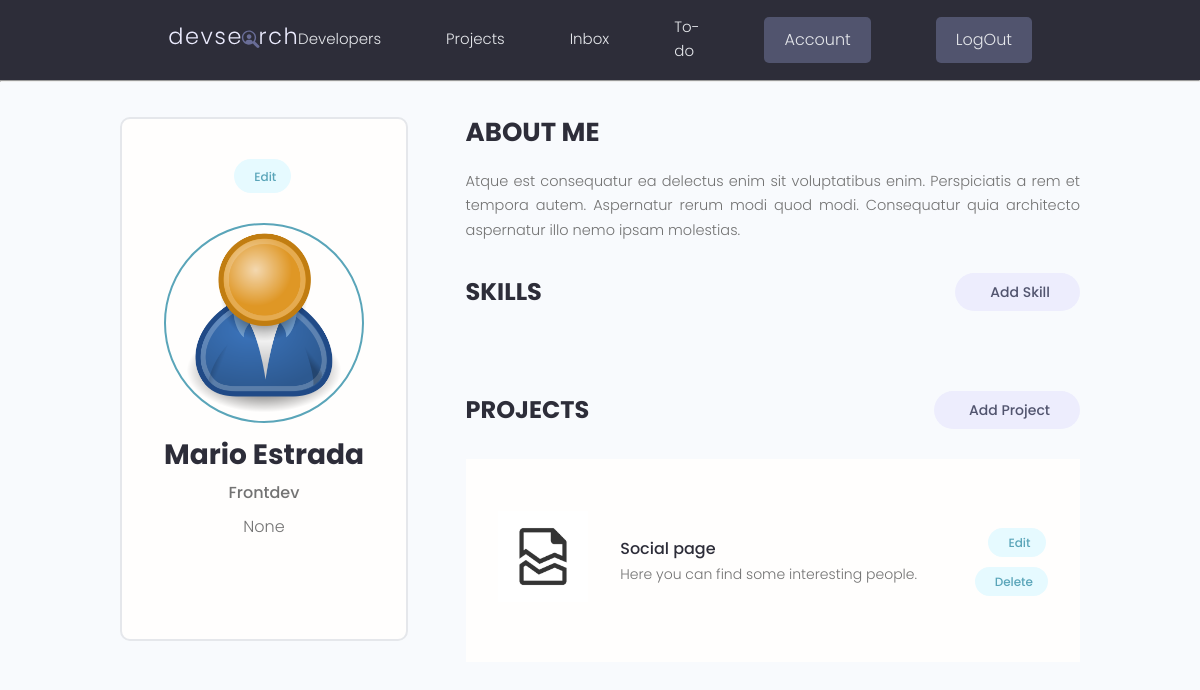
/account/ (signed in), run on the app's committed database.
### users/models.py (models this page shows, shortened)
class Profile(models.Model):
    user = models.OneToOneField(User, on_delete=models.CASCADE, null=True, blank=True)
    name = models.CharField(max_length=200, blank=True, null=True)
    email = models.EmailField(max_length=500, blank=True, null=True)
    username = models.CharField(max_length=200, blank=True, null=True)
    location = models.CharField(max_length=200, blank=True, null=True)
    short_intro = models.CharField(max_length=500, blank=True, null=True)
    bio = models.TextField(blank=True, null=True)
    profile_image = models.ImageField(blank=True, null=True, upload_to='profiles/', default='profiles/user-default.png')
    social_github = models.CharField(max_length=200, blank=True, null=True)
    social_x = models.CharField(max_length=200, blank=True, null=True)
    social_linkedin = models.CharField(max_length=200, blank=True, null=True)
    social_youtube = models.CharField(max_length=200, blank=True, null=True)
    social_website = models.CharField(max_length=200, blank=True, null=True)
    created = models.DateTimeField(auto_now_add=True)
    id = models.UUIDField(default=uuid.uuid4, unique=True, primary_key=True, editable=False)

### projects/models.py (models this page shows, shortened)
class Project(models.Model): #We inherance from models. Meaning we create a officiallly a django model
    owner = models.ForeignKey(Profile, on_delete= models.SET_NULL, null=True, blank = True)
    title = models.CharField(max_length=200)
    description = models.TextField(null=True, blank=True) #null is for the db. blanck is for django.
    featured_image = models.ImageField(null=True, blank=True, default = 'file-notfound.jpg')
    demo_link = models.CharField(max_length=1200, null=True, blank=True)
    source_link = models.CharField(max_length=1200, null=True, blank=True)
    tags = models.ManyToManyField('Tag', blank=True) #Is a string because the model Tag is below this model
    vote_total = models.IntegerField(default=0)
    vote_ratio = models.IntegerField(default=0)
    created = models.DateTimeField(auto_now_add=True)
    id = models.UUIDField(default=uuid.uuid4, unique=True, primary_key=True, editable=False)
    class Meta:
        ordering = ['-created']

### users/views.py (the view)
# urls.py: path('account/', views.userAccount, name = 'account'),
@login_required(login_url='login')
def userAccount(request):
    profile = request.user.profile #This happens because is 1 to 1 relationship
    skills = profile.skill_set.all()
    projects = profile.project_set.all()
    context = {'profile': profile, 'skills': skills, 'projects': projects}
    return render(request, 'users/account.html', context)

### users/templates/users/account.html (shortened to what this page needs)
{% extends 'main.html' %}
{% block content %}
  <main class="settingsPage profile my-md">
    <div class="container">
      <div class="layout">
        <div class="column column--1of3">
          <div class="card text-center">
            <div class="card__body dev">
              <a class="tag tag--pill tag--main settings__btn" href="{% url 'edit_account' %}"> Edit</a>
              <img class="avatar avatar--xl dev__avatar" src={{profile.profile_image.url}} />
              <h2 class="dev__name">{{profile.name}}</h2>
              <p class="dev__title">{{profile.short_intro}}</p>
              <p class="dev__location">{{profile.location}}</p>
            </div>
          </div>
        </div>
        <div class="column column--2of3">
          <div class="devInfo">
            <h3 class="devInfo__title">About Me</h3>
            <p class="devInfo__about">
              {{profile.bio}}
            </p>
          </div>
          <div class="settings">
            <h3 class="settings__title">Skills</h3>
            <a class="tag tag--pill tag--sub settings__btn tag--lg" href="{% url 'create_skill' %}"> Add Skill</a>
          </div>
          <div class="settings">
            <h3 class="settings__title">Projects</h3>
            <a class="tag tag--pill tag--sub settings__btn tag--lg" href="{% url 'create-project' %}"> Add Project</a>
          </div>
          <table class="settings__table">
            {% for project in projects %}
            <tr>
              <td class="settings__thumbnail">
                <a href="{% url 'single-project' project.id %}"><img src="{{project.featured_image.url}}" alt="Project Thumbnail" /></a>
              </td>
              <td class="settings__tableInfo">
                <a href="{% url 'single-project' project.id %}">{{project.title}}</a>
                <p>
                  {{project.description}}
                </p>
              </td>
              <td class="settings__tableActions">
                <a class="tag tag--pill tag--main settings__btn" href="{% url 'update-project' project.id %}"> Edit</a>
                <a class="tag tag--pill tag--main settings__btn" href="{% url 'delete-project' project.id %}?next=/account">
                  Delete</a>
              </td>
            </tr>
            {% endfor %}
          </table>
        </div>
      </div>
    </div>
  </main>
{% endblock content %}

### static/styles/app.css (style rules this page uses)
:root { --color-sub: #2d2d39; }
.card { border: 2px solid var(--color-light); }
img { width: 100%; }
.profile .card > .dev { padding: 4rem; }
.dev__avatar { display: block; margin: auto; }
.dev__name { color: var(--color-sub); font-size: 2.8rem; font-weight: 700; margin-top: 1rem; margin-bottom: 0.5rem; }
.dev__title { font-size: 1.6rem; font-weight: 500; line-height: 1.3; }
.dev__location { margin-top: 1rem; }
.devInfo { margin-bottom: 3rem; }
.devInfo__title, .devInfo__subtitle { font-size: 2.6rem; color: var(--color-sub); text-transform: uppercase; font-weight: 700; margin-bottom: 1.5rem; }
.devInfo__about, .devSkill__info { font-size: 1.45rem; line-height: 1.7; text-align: justify; }
.settingsPage .dev > .settings__btn { display: inline-block; margin-bottom: 3rem; }
.settings { display: flex; justify-content: space-between; align-items: center; }
.settings__title { font-size: 2.4rem; text-transform: uppercase; font-weight: 700; color: var(--color-sub); }
.settings__table { margin-top: 3rem; margin-bottom: 5rem; padding: 0 3rem; background: var(--color-white); }
.settings__table tr { width: 100%; }
.settings__table tr > td { padding: 2rem 0; }
.settings__thumbnail { width: 23%; min-width: 10rem; }
.settings__thumbnail img { padding-right: 3rem; height: 15rem; object-fit: contain; }
.settings__tableInfo { width: 100%; }
.settings__tableInfo h4, .settings__tableInfo a { padding-right: 1rem; width: auto; font-size: 1.6rem; font-weight: 500; color: var(--color-sub); }
.settings__tableInfo p { font-size: 1.4rem; }
.settings__tableActions { text-align: right; }

### static/uikit/app.css (style rules this page uses)
.layout { background: var(--color-main-light); }
.layout > .column, .grid > .column { color: var(--color-light); text-align: center; background: var(--color-main); }

### static/uikit/styles/modules/_variables.css (style rules this page uses)
:root { --color-main: #5aa5b9; --color-main-light: #e6faff; --color-sub: #3f4156; --color-sub-light: #51546e; --color-sub-lighter: #ededfd; --color-text: #737373; --color-gray: #8b8b8b; --color-light: #e5e7eb; --color-light-gray: #767676; --color-bg: #f8fafd; --color-white: #fffefd; --color-white-light: #f3f3f3; --color-success: #359e64; --color-success-bg: #def8e8; --color-error: #fc4b0b; --color-error-bg: #fff2ee; --font-base: 'Poppins', arial, helvetica, 'Segoe UI', roboto, ubuntu, sans-serif; --font-monospace: 'Fira Code', 'Courier New', courier, monospace; --font-regular: 300; --font-medium: 500; --font-bold: 700; --generic-shadow: 1px 1px 5px #00000010; --generic-transition: all 0.3s ease-in-out; }

### static/uikit/styles/modules/_base.css (style rules this page uses)
* { margin: 0; padding: 0; box-sizing: border-box; text-rendering: optimizeLegibility; color: inherit; font-size: inherit; }
html { font-size: 50%; }
@media only screen and (min-width: 480px) { html { font-size: 56.25%; } }
@media only screen and (min-width: 1200px) { html { font-size: 62.5%; } }
body { line-height: 1.6; font-weight: 400; font-size: 1.5rem; color: var(--color-text); background-color: var(--color-bg); min-height: 100vh; }

### static/uikit/styles/modules/_typography.css (style rules this page uses)
* { font-family: var(--font-base); }
h2 { font-size: 3.6rem; font-weight: var(--font-bold); }
h3 { font-size: 3.2rem; font-weight: var(--font-medium); }
p, span, strong { font-size: 1.6rem; color: var(--color-text); font-weight: var(--font-regular); }
a { padding-bottom: 2px; text-decoration: none; display: inline-block; color: var(--color-main); font-weight: var(--font-medium); }

### static/uikit/styles/modules/_utilities.css (style rules this page uses)
.container { width: 92%; max-width: 165rem; margin: 0 auto; box-sizing: border-box; }
@media screen and (min-width: 1000px) { .container { width: 90%; } }
@media screen and (min-width: 1200px) { .container { width: 80%; } }
.text-center { text-align: center; }
.my-md { margin: 3rem auto; }

### static/uikit/styles/modules/_avatar.css (style rules this page uses)
.avatar { border-radius: 50%; border: 2px solid var(--color-main); object-fit: cover; }
.avatar--xl { height: 20rem; width: 20rem; }

### static/uikit/styles/modules/_card.css (style rules this page uses)
.card { border-radius: 1rem; background-color: var(--color-white); border: 1.5px solid var(--color-light); width: auto; height: auto; margin-top: 0.5rem; margin-bottom: 0.5rem; overflow: hidden; }
.card__body, .card__header { padding: 2rem 2.5rem; }

### static/uikit/styles/modules/_layout.css (style rules this page uses)
.layout { display: flex; flex-flow: row wrap; justify-content: space-between; }
.layout > .column { margin-bottom: 3rem; }
.layout > .column.column--1of3 { flex-basis: 30%; }
.layout > .column.column--2of3 { flex-basis: 64%; }

### data on the page
Profile: profile_image (placeholder picture), name "Mario Estrada", short_intro "Frontdev", location "None", bio "Atque est consequatur ea delectus enim sit voluptatibus enim. Perspiciatis a rem et tempora autem. Aspernatur rerum modi quod modi. Consequatur quia architecto aspernatur illo nemo ipsam molestias."
Project: featured_image (picture), title "Social page", description "Here you can find some interesting people."
